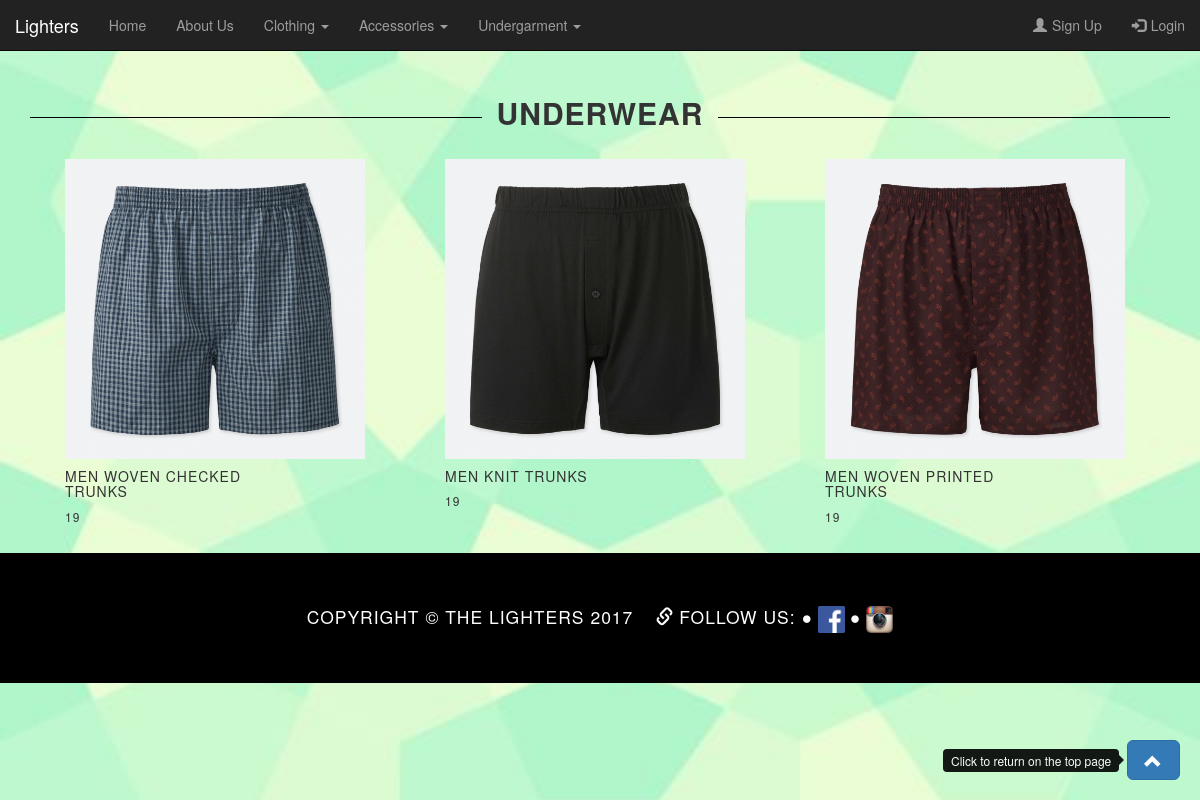
Screenshot of /php/underwear.php with the database file from the repository.
### tables this page shows
CREATE TABLE `products` (
  `product_id` int(255) NOT NULL,
  `product_name` varchar(1000) NOT NULL,
  `product_category` varchar(1000) NOT NULL,
  `product_quantity` int(255) NOT NULL,
  `product_price` int(255) NOT NULL,
  `product_img` varchar(1000) NOT NULL
);

### php/underwear.php (the view, shortened to what this page needs)
<html>
<?php
		require "connection.php";
		$sql = "SELECT * FROM `products` WHERE product_category = 'underwear'";
		$result = mysqli_query($conn,$sql);
?>
<head>
	<link rel="stylesheet" type="text/css" href="../css/home.css">
	<link rel="stylesheet" type="text/css" href="../css/products.css">
	<link rel="stylesheet" href="../css/bootstrap.min.css">
	<link rel="stylesheet" href="https://maxcdn.bootstrapcdn.com/bootstrap/3.3.7/css/bootstrap.min.css">
	<link rel="stylesheet" href="https://cdnjs.cloudflare.com/ajax/libs/font-awesome/4.7.0/css/font-awesome.min.css">
</head>
<body>
<?php
	include 'navigation.php';
?>
<div class="container" style="margin-bottom:20px"><h2><strong>Underwear</strong></h2></div>
<div class="container products" style="margin-bottom:20px">
<?php while ($row = mysqli_fetch_array($result,MYSQLI_ASSOC)){   ?>
  <div class="product-card">
    <div class="product-image">
	<a><img id="product-image" class="identifyingClass" src="../underwear/<?php echo $row['product_img']; ?>"
	  data-id="<?php echo $row['product_id'];?>"
		data-name="<?php echo $row['product_name'];?>"
		data-price="<?php echo $row['product_price'];?>"
		data-quantity="<?php echo $row['product_quantity'];?>"
		data-image="<?php echo $row['product_img'];?>"
		data-toggle="modal" data-target="#product_view">
		</a>
	  </div>
    <div class="product-info" style="width: 200px;">
      <h5><?php echo $row['product_name'];?></h5>
      <h6><?php echo $row['product_price'];?></h6>
    </div>
  </div>
<?php }?>
</div>
<div class="container">
	<div class="row">
		<a id="back-to-top" href="#" class="btn btn-primary btn-lg back-to-top" role="button" title="Click to return on the top page" data-toggle="tooltip" data-placement="left"><span class="glyphicon glyphicon-chevron-up"></span></a>
	</div>
</div>
<?php
	include 'footer.php';
?>
</body>
</html>

### css/home.css (style rules this page uses)
body { margin: 0; font-family: "Open Sans","Helvetica Neue",Helvetica,Arial,sans-serif; -webkit-background-size: cover; -moz-background-size: cover; background-size: cover; -o-background-size: cover; background: url(../img/wallpaper.jpg); background-size:cover; background-repeat:repeat-x repeat-y; background-position:center center; }
h1, h2, h3, h4, h5, h6, span { text-transform: uppercase; font-family: "Josefin Slab","Helvetica Neue",Helvetica,Arial,sans-serif; font-weight: 100; letter-spacing: 1px; }
a { text-decoration:none; }
h2 { overflow: hidden; text-align: center; }
h2:before, h2:after { background-color: #000; content: ""; display: inline-block; height: 1px; position: relative; vertical-align: middle; width: 50%; }
h2:before { right: 0.5em; margin-left: -50%; }
h2:after { left: 0.5em; margin-right: -50%; }
.back-to-top { cursor: pointer; position: fixed; bottom: 20px; right: 20px; display:none; }
div { flex:1; }

### css/products.css (style rules this page uses)
.products { display: flex; flex-wrap: wrap; padding-left:180px; margin-left:180px; }
.product-card { flex: 1 16%%; margin-left:35px; }
img { width:300px; height:300px; }

### rows the page displays
products: product_img (picture), product_name "MEN WOVEN CHECKED TRUNKS", product_price "19"
products: product_img (picture), product_name "MEN KNIT TRUNKS", product_price "19"
products: product_img (picture), product_name "MEN WOVEN PRINTED TRUNKS", product_price "19"
